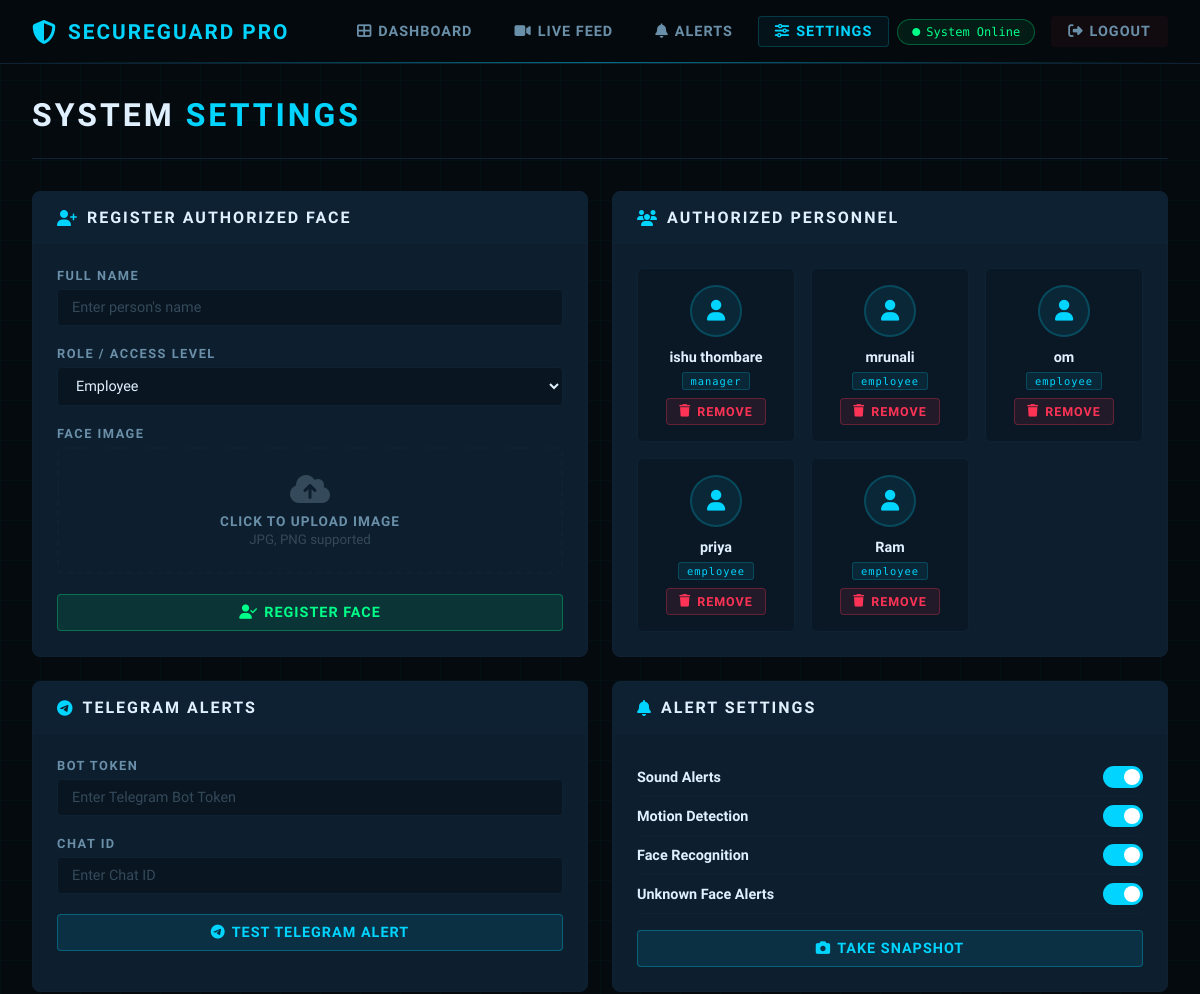
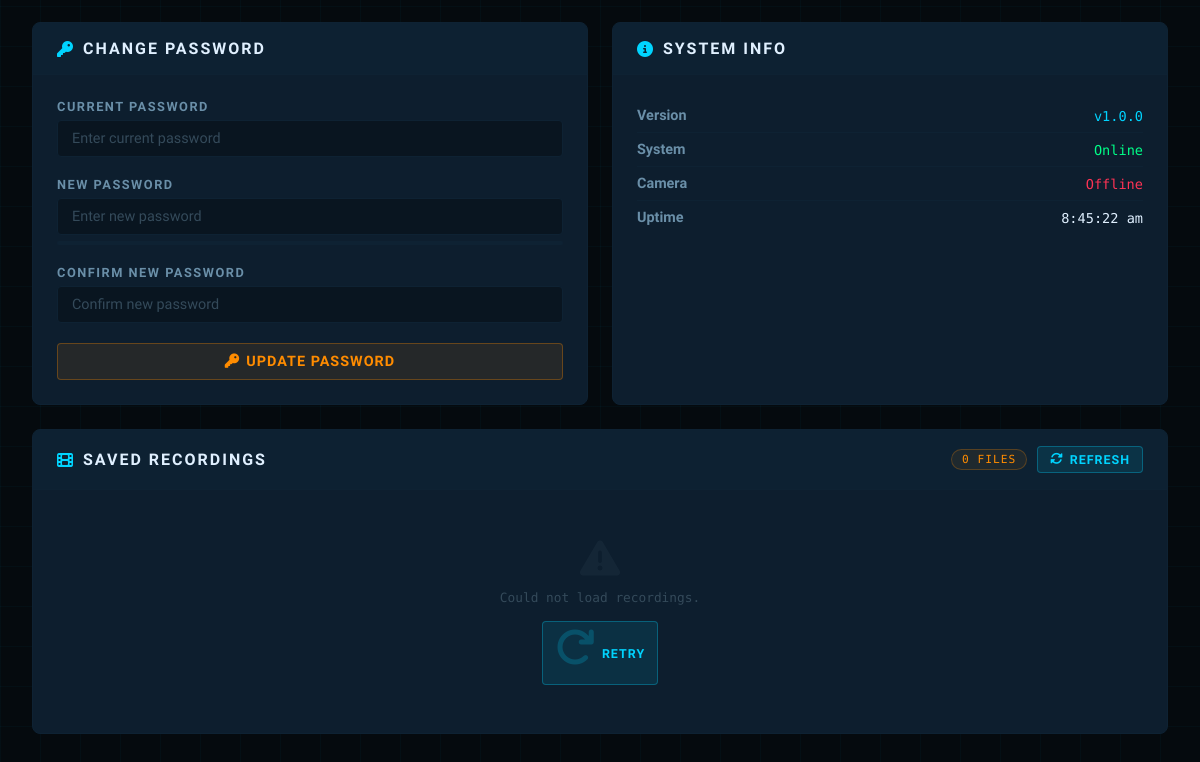
The app's page /settings (signed in) with its own data (2 pictures, top to bottom).
### tables this page shows
CREATE TABLE known_faces (
                    id INTEGER PRIMARY KEY AUTOINCREMENT,
                    name TEXT NOT NULL,
                    role TEXT DEFAULT 'employee',
                    image_path TEXT,
                    encoding BLOB,
                    created_at DATETIME DEFAULT CURRENT_TIMESTAMP,
                    is_active BOOLEAN DEFAULT 1
                );

### web/app.py (the view)
    @app.route('/settings')
    @login_required
    def settings():
        faces = database.get_known_faces()
        return render_template('settings.html', faces=faces)

### core/database.py (called while the page is built)
    @contextmanager
    def get_connection(self):
        conn = sqlite3.connect(self.db_path, check_same_thread=False)
        conn.row_factory = sqlite3.Row
        try:
            yield conn
        finally:
            conn.close()

    def get_known_faces(self):
        with self.get_connection() as conn:
            cursor = conn.cursor()
            cursor.execute("SELECT * FROM known_faces WHERE is_active = 1")
            return [dict(row) for row in cursor.fetchall()]

### web/templates/settings.html (shortened to what this page needs)
<!DOCTYPE html>
<html lang="en">
<head>
    <link rel="stylesheet" href="https://cdnjs.cloudflare.com/ajax/libs/font-awesome/6.4.0/css/all.min.css">
</head>
<body>
    <nav class="navbar">
        <div class="nav-brand"><i class="fas fa-shield-alt"></i><span>SecureGuard Pro</span></div>
        <div class="nav-links" id="nav-links">
            <a href="/"><i class="fas fa-th-large"></i> Dashboard</a>
            <a href="/live"><i class="fas fa-video"></i> Live Feed</a>
            <a href="/alerts"><i class="fas fa-bell"></i> Alerts</a>
            <a href="/settings" class="active"><i class="fas fa-sliders-h"></i> Settings</a>
        <div class="nav-right">
            <span class="status-badge-nav"><i class="fas fa-circle"></i> <span>System Online</span></span>
            <a href="/logout" class="logout-btn"><i class="fas fa-sign-out-alt"></i> <span>Logout</span></a>
        </div>
    </nav>
    <main class="page">
        <div class="page-header">
            <h1>System <span>Settings</span></h1>
        </div>
        <div class="settings-grid">
            <div class="card">
                <div class="card-header">
                    <div class="card-header-left"><i class="fas fa-user-plus"></i> Register Authorized Face</div>
                </div>
                <div class="card-body">
                    <div class="form-group">
                        <label>Full Name</label>
                        <input type="text" id="name" placeholder="Enter person's name" autocomplete="off">
                    </div>
                    <div class="form-group">
                        <label>Role / Access Level</label>
                        <select id="role">
                            <option value="employee">Employee</option>
                        </select>
                    </div>
                    <div class="form-group">
                        <label>Face Image</label>
                        <div class="file-upload-area" id="upload-area">
                            <i class="fas fa-cloud-upload-alt"></i>
                            <p>Click to Upload Image</p>
                            <small style="color:var(--text-muted)">JPG, PNG supported</small>
                        </div>
                    </div>
                    <button class="btn btn-success" onclick="submitFace()">
                        <i class="fas fa-user-check"></i> Register Face
                    </button>
                </div>
            </div>
            <div class="card">
                <div class="card-header">
                    <div class="card-header-left"><i class="fas fa-users"></i> Authorized Personnel</div>
                </div>
                <div class="card-body">
                    <div class="faces-grid" id="faces-grid">
                        {% if faces %}
                            {% for face in faces %}
                            <div class="face-card" id="face-{{ face.id }}">
                                <div class="face-avatar"><i class="fas fa-user"></i></div>
                                <div class="face-name">{{ face.name }}</div>
                                <span class="role-badge">{{ face.role }}</span>
                                <div class="face-delete">
                                    <button class="btn btn-danger btn-sm" onclick="deleteFace({{ face.id }})">
                                        <i class="fas fa-trash"></i> Remove
                                    </button>
                                </div>
                            </div>
                            {% endfor %}
                        {% else %}
                            <div class="empty-faces">
                                <i class="fas fa-user-slash"></i>
                                NO FACES REGISTERED
                            </div>
                        {% endif %}
                    </div>
                </div>
            </div>
            <div class="card">
                <div class="card-header">
                    <div class="card-header-left"><i class="fab fa-telegram"></i> Telegram Alerts</div>
                </div>
                <div class="card-body">
                    <div class="form-group">
                        <label>Bot Token</label>
                        <input type="text" id="tg-token" placeholder="Enter Telegram Bot Token" autocomplete="off">
                    </div>
                    <div class="form-group">
                        <label>Chat ID</label>
                        <input type="text" id="tg-chat" placeholder="Enter Chat ID" autocomplete="off">
                    </div>
                    <button class="btn btn-primary" onclick="testTelegram()">
                        <i class="fab fa-telegram"></i> Test Telegram Alert
                    </button>
                </div>
            </div>
            <div class="card">
                <div class="card-header">
                    <div class="card-header-left"><i class="fas fa-bell"></i> Alert Settings</div>
                </div>
                <div class="card-body">
                    <div class="toggle-row">
                        <span class="toggle-label">Sound Alerts</span>
                        <label class="toggle">
                            <span class="slider"></span>
                        </label>
                    </div>
                    <div class="toggle-row">
                        <span class="toggle-label">Motion Detection</span>
                        <label class="toggle">
                            <span class="slider"></span>
                        </label>
                    </div>
                    <div class="toggle-row">
                        <span class="toggle-label">Face Recognition</span>
                        <label class="toggle">
                            <span class="slider"></span>
                        </label>
                    </div>
                    <div class="toggle-row">
                        <span class="toggle-label">Unknown Face Alerts</span>
                        <label class="toggle">
                            <span class="slider"></span>
                        </label>
                    </div>
                    <div style="margin-top:1rem">
                        <button class="btn btn-primary" onclick="takeSnapshot()">
                            <i class="fas fa-camera"></i> Take Snapshot
                        </button>
                    </div>
                </div>
            </div>
            <div class="card">
                <div class="card-header">
                    <div class="card-header-left"><i class="fas fa-key"></i> Change Password</div>
                </div>
                <div class="card-body">
                    <div class="form-group">
                        <label>Current Password</label>
                        <input type="password" id="current-pass" placeholder="Enter current password" autocomplete="new-password">
                    </div>
                    <div class="form-group">
                        <label>New Password</label>
                        <input type="password" id="new-pass" placeholder="Enter new password" autocomplete="new-password" oninput="checkStrength(this.value)">
                        <div class="password-strength">
                        </div>
                    </div>
                    <div class="form-group">
                        <label>Confirm New Password</label>
                        <input type="password" id="confirm-pass" placeholder="Confirm new password" autocomplete="new-password">
                    </div>
                    <button class="btn btn-warning" onclick="changePassword()">
                        <i class="fas fa-key"></i> Update Password
                    </button>
                </div>
            </div>
            <div class="card">
                <div class="card-header">
                    <div class="card-header-left"><i class="fas fa-info-circle"></i> System Info</div>
                </div>
                <div class="card-body">
                    <div class="toggle-row">
                        <span class="toggle-label" style="color:var(--text-secondary)">Version</span>
                        <span style="font-family:'Share Tech Mono',monospace;font-size:0.85rem;color:var(--accent-cyan)">v1.0.0</span>
                    </div>
                    <div class="toggle-row">
                        <span class="toggle-label" style="color:var(--text-secondary)">System</span>
                        <span style="font-family:'Share Tech Mono',monospace;font-size:0.85rem;color:var(--accent-green)">Online</span>
                    </div>
                    <div class="toggle-row">
                        <span class="toggle-label" style="color:var(--text-secondary)">Camera</span>
                        <span id="cam-status" style="font-family:'Share Tech Mono',monospace;font-size:0.85rem;color:var(--accent-green)">Active</span>
                    </div>
                    <div class="toggle-row" style="border:none">
                        <span class="toggle-label" style="color:var(--text-secondary)">Uptime</span>
                        <span style="font-family:'Share Tech Mono',monospace;font-size:0.85rem;color:var(--text-primary)" id="uptime">--</span>
                    </div>
                </div>
            </div>
            <div class="card card-full">
                <div class="card-header">
                    <div class="card-header-left">
                        <i class="fas fa-film"></i> Saved Recordings
                    </div>
                    <div style="display:flex;align-items:center;gap:10px;">
                        <span class="rec-count-badge" id="rec-count-badge">0 FILES</span>
                        <button class="btn btn-primary btn-sm" onclick="loadRecordings()" style="width:auto;">
                            <i class="fas fa-sync-alt"></i> Refresh
                        </button>
                    </div>
                </div>
                <div class="card-body" style="padding:0;">
                    <div id="recordings-container">
                    </div>
                </div>
            </div>
        </div>
    </main>
</body>
</html>

### records on screen
known_faces: name "ishu thombare", role "manager"
known_faces: name "mrunali", role "employee"
known_faces: name "om", role "employee"
known_faces: name "priya", role "employee"
known_faces: name "Ram", role "employee"
